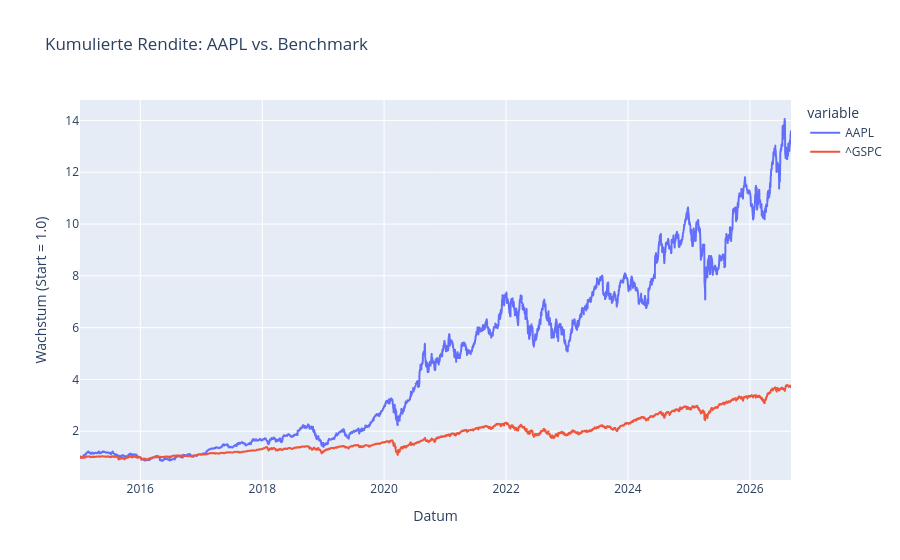

Notebook code cell kept with this figure:
### Code cell
import plotly.express as px

cum_bench = (1 + wide["^GSPC"]).cumprod()

combined = pd.DataFrame({
    "AAPL": cumulative,
    "^GSPC": cum_bench,
})

fig = px.line(combined, title="Kumulierte Rendite: AAPL vs. Benchmark")
fig.update_layout(yaxis_title="Wachstum (Start = 1.0)", xaxis_title="Datum")
fig.show()

### Figure 1 — Plotly figure (JSON) as saved in the notebook; plotly's stock layout.template omitted (floating-point values rounded to 4 significant figures; data arrays with more than 128 entries replaced by an {"elided": "..."} marker saying what was removed)
{"data": [{"hovertemplate": "variable=AAPL<br>date=%{x}<br>value=%{y}<extra></extra>", "legendgroup": "AAPL", "line": {"color": "#636efa", "dash": "solid"}, "marker": {"symbol": "circle"}, "mode": "lines", "name": "AAPL", "showlegend": true, "x": {"elided": "2935 str values"}, "xaxis": "x", "y": {"elided": "2935 float values"}, "yaxis": "y", "type": "scattergl"}, {"hovertemplate": "variable=^GSPC<br>date=%{x}<br>value=%{y}<extra></extra>", "legendgroup": "^GSPC", "line": {"color": "#EF553B", "dash": "solid"}, "marker": {"symbol": "circle"}, "mode": "lines", "name": "^GSPC", "showlegend": true, "x": {"elided": "2935 str values"}, "xaxis": "x", "y": {"elided": "2935 float values"}, "yaxis": "y", "type": "scattergl"}], "layout": {"xaxis": {"anchor": "y", "domain": [0.0, 1.0], "title": {"text": "Datum"}}, "yaxis": {"anchor": "x", "domain": [0.0, 1.0], "title": {"text": "Wachstum (Start = 1.0)"}}, "legend": {"title": {"text": "variable"}, "tracegroupgap": 0}, "title": {"text": "Kumulierte Rendite: AAPL vs. Benchmark"}}}
